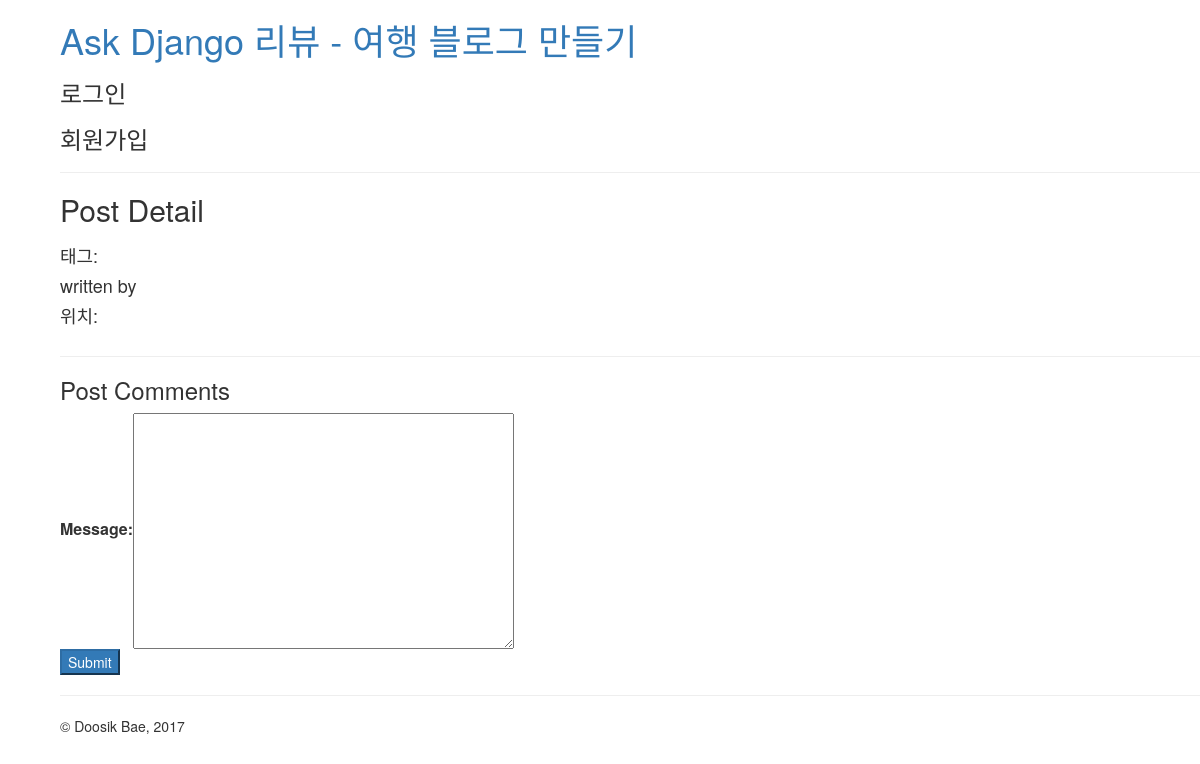
Before: /post/detail/7/ with the older database file.
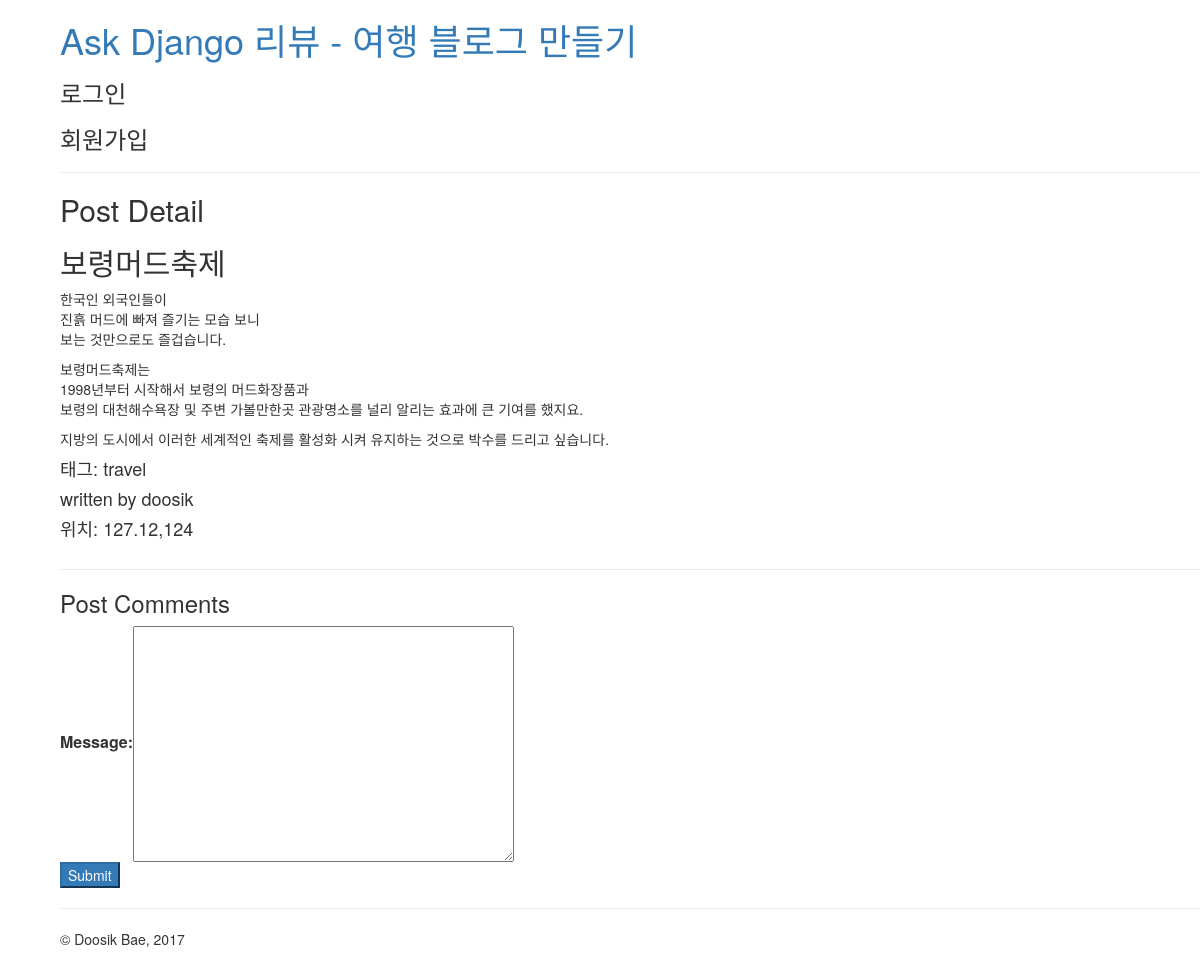
After: the same page with the newer database file.
### blog/models.py (models this page shows, shortened)
class TimeStamp(models.Model):
    created_at = models.DateTimeField(auto_now_add=True)
    updated_at = models.DateTimeField(auto_now=True)
    class Meta:
        abstract = True #추상적인거 ...다른 모델에 공통적으로 쓰려고 만든거.

class Post(TimeStamp):
    author = models.CharField(max_length=40)
    title = models.CharField(max_length=100, verbose_name='제목')
    photo_thumbnail = ProcessedImageField(verbose_name='photo',
        upload_to='blog/post/%Y/%m/%d', processors=[Thumbnail(500,500 )],  # 처리할 작업목록
        format='JPEG',
        options={'quality': 60},
        blank=True)
    content = models.TextField(help_text='Markdown 문법을 적용해 주세요')
    tags = models.CharField(max_length=50,choices=(
        ('travel','travel'),
        ('sports','sports'),
        ('tech','tech'),
        ('coding','coding'),
    ),blank=True)
    lnglat = models.CharField(max_length=100,validators=[lnglat_validator],
                              help_text='경도,위도 포맷으로 입력해주세요.')

### blog/views.py (the view)
# urls.py: url(r'^post/detail/(?P<id>\d+)/$',views.post_detail,name='post_detail'),
def post_detail(request,id):
    post = Post.objects.prefetch_related('comment_set').filter(id=id).first()
    if request.method == "POST":
        form = CommentModelForm(request.POST)
        if form.is_valid():
            comment = form.save(commit=False)
            comment.post = post
            comment.author =request.user
            comment.save()
            return redirect(post)
    else:
        form = CommentModelForm()
    return render(request,'blog/post_detail.html',{
        'post':post,
        'form':form
    })

### blog/forms.py
class CommentModelForm(forms.ModelForm):
    class Meta:
        model = Comment
        fields = ['message']

### blog/templates/blog/post_detail.html (shortened to what this page needs)
{% extends 'layout.html' %}
{% block contents %}
    <hr xmlns="http://www.w3.org/1999/html"/>
    <H2>Post Detail</H2>
    <table class="table-bordered">
        <h2> {{ post.title }}</h2>
        <p>{{ post.content |linebreaks }}</p>
        <h4>태그: {{ post.tags }}</h4>
        <h4>written by {{ post.author }}</h4>
        <h4>위치: {{ post.lnglat }}</h4>
    </table>
    <hr/>
    <h3>Post Comments</h3>
    <form action="" method="POST" class="table-responsive">
        <table>
            {{ form.as_table }}
        </table>
    <input type="submit" class="btn-primary">
    </form>
{% endblock %}

Changed rows visible on the page:
added Post: title "보령머드축제", content "한국인 외국인들이 진흙 머드에 빠져 즐기는 모습 보니 보는 것만으로도 즐겁습니다. 보령머드축제는 1998년부터 시작해서 보령의 머드화장품과 보령의 대천해수욕장 및 주변 가볼만한곳 관광명소를 널리 알리는 효과에 큰 기여를 했지요. 지방의 도시에서 이러한 세계적인 축제를 활성화 시켜 유지하는 것으로 박수를 드리고 싶습니다.", tags "travel", author "doosik", lnglat "127.12,124"
